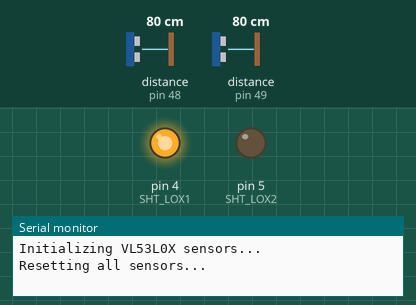
This sketch was run on a simulated Arduino Uno, built with avr-gcc and run on an emulated ATmega328P. On the bench: output pins drawn as LEDs (lit = HIGH), the last lines printed to the serial monitor. The inputs (shaded band) are chosen by the test bench; at power-on: distance to the obstacle (sensors on pin 48, pin 49) 80 cm.

Above: at 0.11 s.
At 1.4 s:
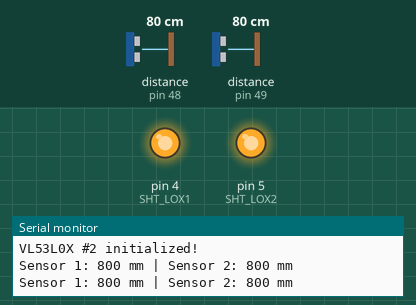
1.5 s: distance to the obstacle (sensor on pin 48) set to 250 cm
4.0 s: distance to the obstacle (sensor on pin 49) set to 250 cm
6.3 s: distance to the obstacle (sensor on pin 48) set to 2 cm
Timing chart, 0 to 9.3 s (numbered marks = the images above; inputs shaded):
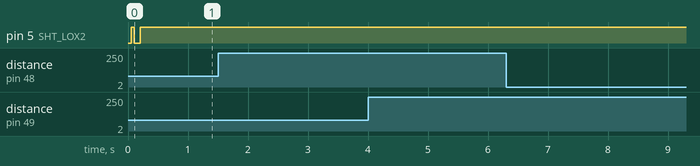

The sketch:

vl53l0x_dual_3.ino
```cpp
#include "Adafruit_VL53L0X.h"
#include <Wire.h>

// New I2C Addresses for sensors
#define LOX1_ADDRESS 0x30
#define LOX2_ADDRESS 0x31

// Shutdown pins for VL53L0X sensors
#define SHT_LOX1 4
#define SHT_LOX2 5

// Create sensor objects
Adafruit_VL53L0X lox1 = Adafruit_VL53L0X();
Adafruit_VL53L0X lox2 = Adafruit_VL53L0X();

// Measurement data storage
VL53L0X_RangingMeasurementData_t measure1;
VL53L0X_RangingMeasurementData_t measure2;

// Function to reset and assign addresses to the sensors
void setID() {
  Serial.println(F("Resetting all sensors..."));

  // Step 1: Reset both sensors
  digitalWrite(SHT_LOX1, LOW);
  digitalWrite(SHT_LOX2, LOW);
  delay(50);  // Ensure sensors fully reset

  // Step 2: Bring both sensors out of reset
  digitalWrite(SHT_LOX1, HIGH);
  digitalWrite(SHT_LOX2, HIGH);
  delay(50);

  // Step 3: Activate LOX1 and keep LOX2 in reset
  digitalWrite(SHT_LOX1, HIGH);
  digitalWrite(SHT_LOX2, LOW);
  delay(50);

  // Step 4: Initialize LOX1 with a new I2C address
  if (!lox1.begin(LOX1_ADDRESS)) {
    Serial.println(F("ERROR: Failed to boot first VL53L0X!"));
    while (1);
  }
  Serial.println(F("VL53L0X #1 initialized!"));
  delay(50);

  // Step 5: Activate LOX2
  digitalWrite(SHT_LOX2, HIGH);
  delay(50);

  // Step 6: Initialize LOX2 with a different I2C address
  if (!lox2.begin(LOX2_ADDRESS)) {
    Serial.println(F("ERROR: Failed to boot second VL53L0X!"));
    while (1);
  }
  Serial.println(F("VL53L0X #2 initialized!"));
}

// Function to read both sensors and print results
void read_dual_sensors() {
  lox1.rangingTest(&measure1, false);
  lox2.rangingTest(&measure2, false);

  Serial.print(F("Sensor 1: "));
  if (measure1.RangeStatus != 4) {
    Serial.print(measure1.RangeMilliMeter);
    Serial.print(" mm");
  } else {
    Serial.print(F("Out of range"));
  }

  Serial.print(F(" | Sensor 2: "));
  if (measure2.RangeStatus != 4) {
    Serial.print(measure2.RangeMilliMeter);
    Serial.print(" mm");
  } else {
    Serial.print(F("Out of range"));
  }

  Serial.println();
}

void setup() {
  Serial.begin(115200);
  while (!Serial);  // Wait for serial port to open

  // Set I2C clock speed to 100kHz (more stable)
  Wire.begin();
  Wire.setClock(100000);

  // Initialize shutdown pins
  pinMode(SHT_LOX1, OUTPUT);
  pinMode(SHT_LOX2, OUTPUT);

  Serial.println(F("Initializing VL53L0X sensors..."));
  setID();  // Assign unique I2C addresses to sensors
}

void loop() {
  read_dual_sensors();
  delay(500);  // Read every 500ms
}
```
